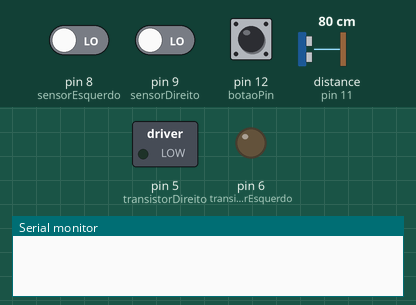
Bench run of a sketch on a simulated Arduino Uno, built with avr-gcc and run on an emulated ATmega328P. On the bench: switched loads named in the sketch (green lamp = pin HIGH), output pins drawn as LEDs (lit = HIGH), the last lines printed to the serial monitor. The test bench sets the inputs (shaded band); at power-on: pin 12 (botaoPin) HIGH, pin 8 (sensorEsquerdo) LOW, distance to the obstacle (sensor on pin 11) 80 cm, pin 9 (sensorDireito) LOW. The echo pulse lasts 58.3 µs per cm; pins used as bus, display or sensor lines are not drawn.

Above: at 1.2 s.
1.3 s: pin 12 (botaoPin) pulled LOW for 0.15 s
At 2.5 s:
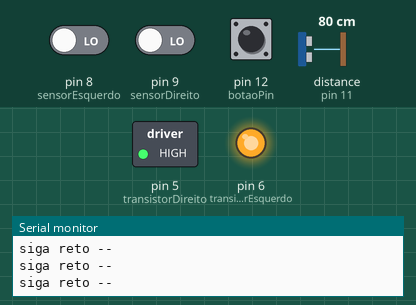
2.9 s: pin 8 (sensorEsquerdo) driven HIGH
At 3.6 s:
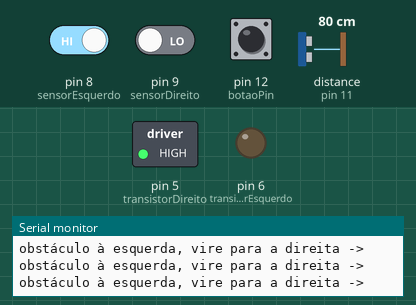
4.4 s: distance to the obstacle (sensor on pin 11) set to 13 cm
7.4 s: distance to the obstacle (sensor on pin 11) set to 10 cm
At 8.6 s:
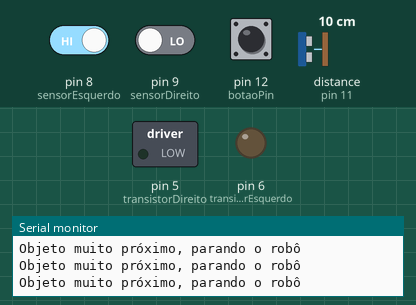
9.4 s: distance to the obstacle (sensor on pin 11) set to 120 cm
At 10.5 s:
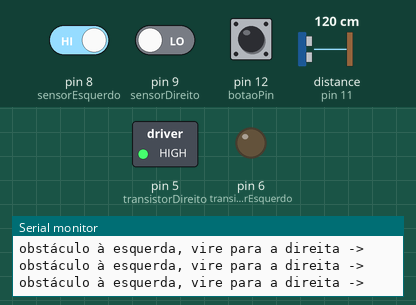
10.9 s: pin 9 (sensorDireito) driven HIGH
At 11.8 s:
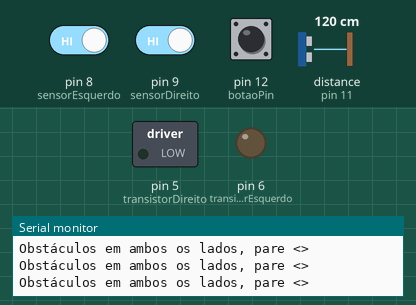
Timing chart, 0 to 13.8 s (numbered marks = the images above; inputs shaded):
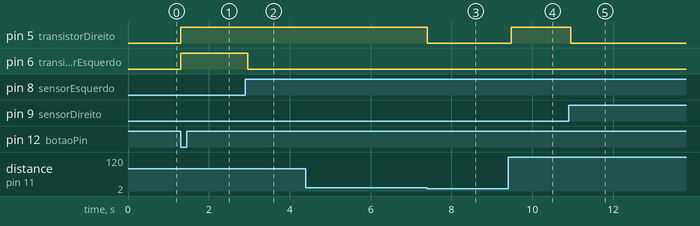

Measured:
- the behaviour switches between 12 and 11 cm on distance to the obstacle (sensor on pin 11) (found by bisection; images 2 and 3)
- after the input at 1.3 s, pin 5 (transistorDireito), pin 6 (transistorEsquerdo): LOW → HIGH at once
- after the input at 2.9 s, pin 6 (transistorEsquerdo): HIGH → LOW after 0.06 s
- after the input at 7.4 s, pin 5 (transistorDireito): HIGH → LOW at once
- after the input at 9.4 s, pin 5 (transistorDireito): LOW → HIGH after 0.08 s
- after the input at 10.9 s, pin 5 (transistorDireito): HIGH → LOW after 0.05 s

The sketch:

robo-linha-ir-ultrassom.ino
```cpp
// Projeto de Bloco Robótica - INFNET
// Robo Seguidor de Linha com IR e Ultrassom
// Aluno: Frederico Flores
// Março/2024

// Variável para controlar se os sensores devem ser exibidos no Serial
bool exibirSensores = false;
///////////////////////////


const int sensorEsquerdo = 8; // Pino do sensor IR esquerdo
const int sensorDireito = 9; // Pino do sensor IR direito
const int trigPin = 10; // Pino do trigger do sensor de ultrassom
const int echoPin = 11; // Pino do echo do sensor de ultrassom

const int transistorEsquerdo = 6; // Pino do transistor do motor esquerdo
const int transistorDireito = 5; // Pino do transistor do motor direito

const int botaoPin = 12; // Pino do push button

// Variável para armazenar o estado do botão (ligado/desligado)
bool estadoBotao = false;

// Variável para armazenar o estado anterior do botão
bool estadoBotaoAnterior = false;

void setup() {
  pinMode(sensorEsquerdo, INPUT);
  pinMode(sensorDireito, INPUT);
  pinMode(transistorEsquerdo, OUTPUT);
  pinMode(transistorDireito, OUTPUT);
  pinMode(trigPin, OUTPUT);
  pinMode(echoPin, INPUT);
  pinMode(botaoPin, INPUT_PULLUP);

  Serial.begin(9600);
}

void loop() {
  // Lê o estado atual do botão e inverte quando pressionado
  bool botaoPressionado = digitalRead(botaoPin) == LOW;


  if (botaoPressionado && !estadoBotaoAnterior) {

    estadoBotao = !estadoBotao;
  }


  estadoBotaoAnterior = botaoPressionado;


  if (!estadoBotao) {
      if (exibirSensores) {
    Serial.println("Aperte o botão para ligar");
      }
    digitalWrite(transistorEsquerdo, LOW);
    digitalWrite(transistorDireito, LOW);
    delay(100); // Pequeno atraso para evitar flutuações no botão
    return;
  }


  int leituraEsquerda = digitalRead(sensorEsquerdo);
  int leituraDireita = digitalRead(sensorDireito);

  // Lê a distância do sensor ultrassônico
  long duracao, distancia;
  digitalWrite(trigPin, LOW);
  delayMicroseconds(2);
  digitalWrite(trigPin, HIGH);
  delayMicroseconds(10);
  digitalWrite(trigPin, LOW);
  duracao = pulseIn(echoPin, HIGH);
  distancia = (duracao / 2) / 29.1; // Convertendo para centímetros

  if (exibirSensores) {
    Serial.print("Distancia do objeto: ");
    Serial.print(distancia);
    Serial.println(" cm");
  }

  // Limita a velocidade a 0 se um objeto estiver a 5 cm ou menos
  if (distancia <= 10) {
    digitalWrite(transistorEsquerdo, LOW);
    digitalWrite(transistorDireito, LOW);
    Serial.println("Objeto muito próximo, parando o robô");
    delay(100); // Pequeno atraso antes de verificar novamente
    return;
  }

  // Controla os transistores dos motores com base na leitura dos sensores
  if (leituraEsquerda == HIGH && leituraDireita == LOW) {
    Serial.println("obstáculo à esquerda, vire para a direita ->");
    digitalWrite(transistorEsquerdo, LOW);
    digitalWrite(transistorDireito, HIGH);
  } else if (leituraEsquerda == LOW && leituraDireita == HIGH) {
    Serial.println("obstáculo à direita, vire para a esquerda <-");
    digitalWrite(transistorEsquerdo, HIGH);
    digitalWrite(transistorDireito, LOW);
  } else if (leituraEsquerda == HIGH && leituraDireita == HIGH) {
    Serial.println("Obstáculos em ambos os lados, pare <>");
    digitalWrite(transistorEsquerdo, LOW);
    digitalWrite(transistorDireito, LOW);
  } else {
    Serial.println("siga reto --");
    digitalWrite(transistorEsquerdo, HIGH);
    digitalWrite(transistorDireito, HIGH);
  }
}
```
